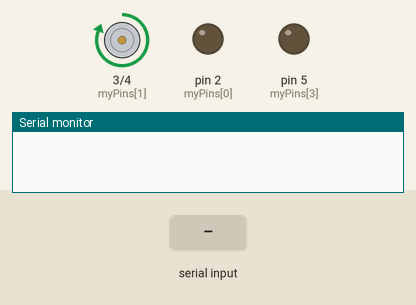
This sketch was run on a simulated Arduino Uno, built with avr-gcc and run on an emulated ATmega328P. Shown: motor-driver pin pairs drawn as motors (green arrow = first pin HIGH = forward, orange = second pin HIGH = backward, longer = more drive), output pins drawn as LEDs (lit = HIGH), the last lines printed to the serial monitor. Inputs (shaded band) come from the test bench.

Above: at 1.2 s.
1.3 s: "90,45\n" received over Serial
4.3 s: "5\n" received over Serial
At 6.3 s:
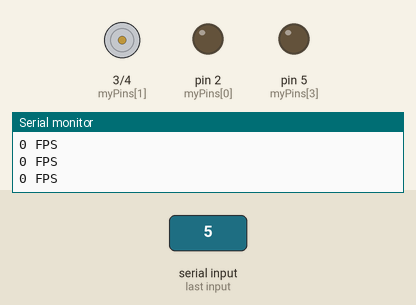
7.3 s: "30,150\n" received over Serial
At 8.4 s:
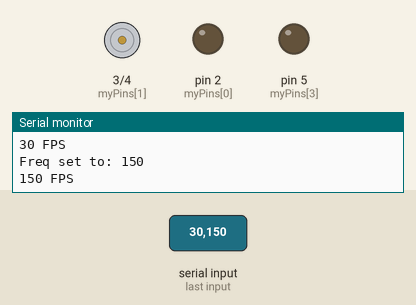
8.9 s: "30,150\n" received over Serial
At 9.8 s:
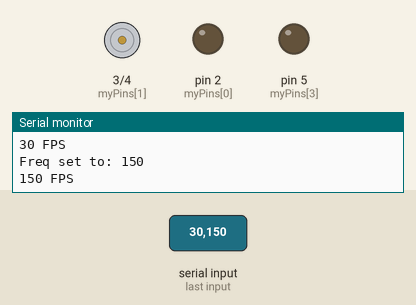
10.5 s: "5\n" received over Serial
At 11.02 s:
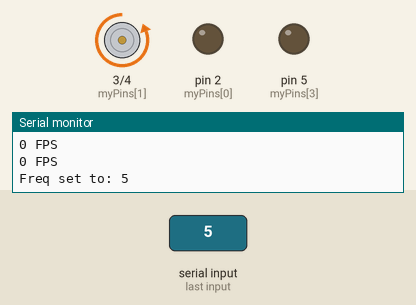
Timing chart, 0 to 13.5 s (numbered marks = the images above; inputs shaded):
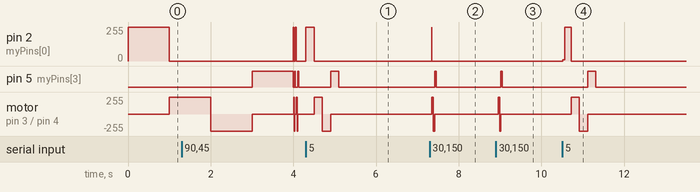

The sketch:

sketch_mar24b.ino
```cpp
int myPins[] = {2, 3, 4, 5};
int Freq=1;
void setup() {
   for (int i=0;i < (sizeof(myPins) / sizeof(myPins[0]));i++){
     pinMode(myPins[i],OUTPUT);
    }
  Serial.begin(9600);

}

void loop() {

  if (Serial.available() > 0) {
    Freq = Serial.parseInt();
    Serial.print("Freq set to: ");
    Serial.println(Freq);
  }
  float T=(1.0/Freq)*1000.0;
  for (int i=0;i < (sizeof(myPins) / sizeof(myPins[0]));i++){
    digitalWrite(myPins[i],HIGH);
    delay(T);
    digitalWrite(myPins[i],LOW);
    //Serial.print(i);
    }


  //Serial.println(T);
  Serial.print(Freq);
  Serial.print(" ");
  Serial.println("FPS");
}
```

Measured:
- after the input at 4.3 s, pin 2 (myPins[0]): 0/255 → 255/255 at once, → 0/255 0.20 s later; pin 5 (myPins[3]): LOW → HIGH after 0.60 s, → LOW 0.20 s later; motor on pin 3 (myPins[1]) / pin 4 (myPins[2]): stopped → forward 255/255 after 0.20 s, → backward 255/255 0.20 s later, → stopped 0.20 s later
- after the input at 7.3 s, pin 2 (myPins[0]): 0/255 → 255/255 at once, → 0/255 0.01 s later; pin 5 (myPins[3]): LOW → HIGH after 0.12 s, → LOW 0.03 s later; motor on pin 3 (myPins[1]) / pin 4 (myPins[2]): stopped → forward 255/255 after 0.05 s, → backward 255/255 0.03 s later, → stopped 0.03 s later
- after the input at 8.9 s, pin 5 (myPins[3]): LOW → HIGH after 0.12 s, → LOW 0.03 s later; motor on pin 3 (myPins[1]) / pin 4 (myPins[2]): stopped → forward 255/255 after 0.06 s, → backward 255/255 0.03 s later, → stopped 0.03 s later
- after the input at 10.5 s, pin 2 (myPins[0]): 0/255 → 255/255 at once, → 0/255 0.20 s later; pin 5 (myPins[3]): LOW → HIGH after 0.62 s, → LOW 0.20 s later; motor on pin 3 (myPins[1]) / pin 4 (myPins[2]): stopped → forward 255/255 after 0.22 s, → backward 255/255 0.20 s later, → stopped 0.20 s later
